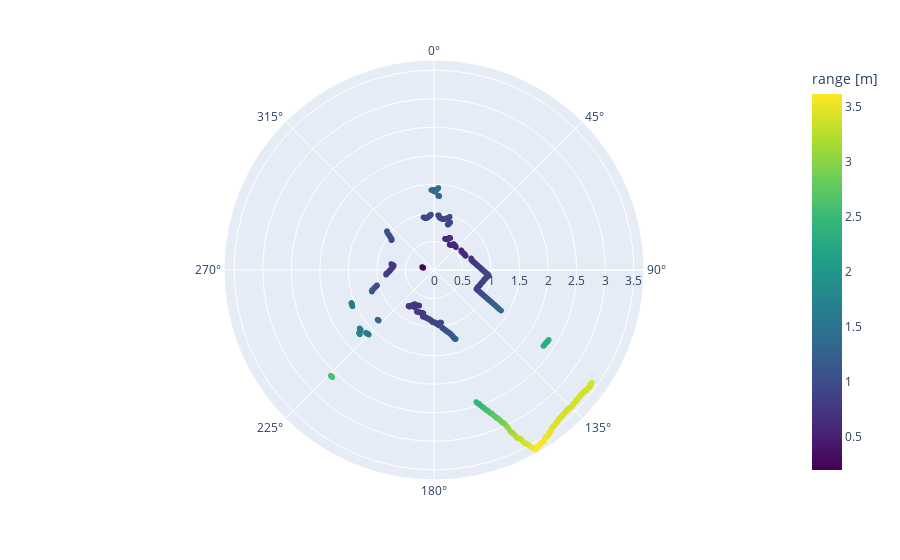

Notebook cell for this chart:
### Code cell
row = df_scan.iloc[0]

# ranges
r = np.array(row["ranges"])

# angles (rad → deg)
theta = np.degrees(
    np.linspace(
        row["angle_min"],
        row["angle_max"],
        num=len(r),
        endpoint=False
    )
)

# polar scatter with range as color
fig = px.scatter_polar(
    r=r,
    theta=theta,
    color=r,                 # distance → color
    color_continuous_scale="Viridis",
    labels={"color": "range [m]"},
)

fig.show()

### Figure 1 — Plotly figure (JSON) as saved in the notebook; plotly's stock layout.template omitted (floating-point values rounded to 4 significant figures; data arrays with more than 128 entries replaced by an {"elided": "..."} marker saying what was removed)
{"data": [{"hovertemplate": "r=%{r}<br>theta=%{theta}<br>range [m]=%{marker.color}<extra></extra>", "legendgroup": "", "marker": {"color": {"elided": "1800 float values"}, "coloraxis": "coloraxis", "symbol": "circle"}, "mode": "markers", "name": "", "r": {"elided": "1800 float values"}, "showlegend": false, "subplot": "polar", "theta": {"elided": "1800 float values"}, "type": "scatterpolargl"}], "layout": {"coloraxis": {"colorbar": {"title": {"text": "range [m]"}}, "colorscale": [[0, "#440154"], [0.1111, "#482878"], [0.2222, "#3e4989"], [0.3333, "#31688e"], [0.4444, "#26828e"], [0.5556, "#1f9e89"], [0.6667, "#35b779"], [0.7778, "#6ece58"], [0.8889, "#b5de2b"], [1, "#fde725"]]}, "legend": {"tracegroupgap": 0}, "margin": {"t": 60}, "polar": {"angularaxis": {"direction": "clockwise", "rotation": 90}, "domain": {"x": [0, 1], "y": [0, 1]}}}}
